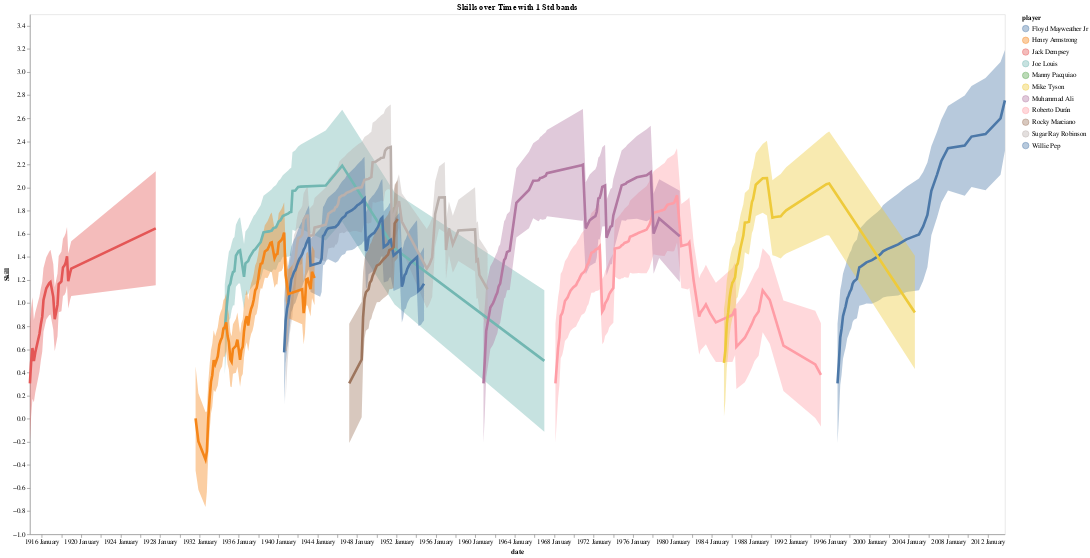

Notebook code for this chart:
### Code cell
self.plot_player_skills(players = top_boxers_online[:]+['Mike Tyson'], width=1500, burnin=0)

### Figure 1 — Vega-Lite specification as saved in the notebook (floating-point values rounded to 4 significant figures; data arrays with more than 128 entries replaced by an {"elided": "..."} marker saying what was removed)
{"config": {"view": {"continuousWidth": 300, "continuousHeight": 300}, "axis": {"grid": false}}, "layer": [{"mark": {"type": "area", "opacity": 0.4}, "encoding": {"color": {"field": "player", "type": "nominal"}, "x": {"field": "date", "type": "temporal"}, "y": {"field": "lower", "type": "quantitative"}, "y2": {"field": "upper"}}}, {"mark": {"type": "line", "strokeWidth": 4}, "encoding": {"color": {"field": "player", "sort": ["Muhammad Ali", "Joe Louis", "Sugar Ray Robinson", "Rocky Marciano", "Floyd Mayweather Jr", "Manny Pacquiao", "Jack Dempsey", "Roberto Durán", "Henry Armstrong", "Willie Pep", "Mike Tyson"], "type": "nominal"}, "x": {"axis": {"format": "%Y %B"}, "field": "date", "type": "temporal"}, "y": {"field": "mu", "scale": {"zero": false}, "title": "Skill", "type": "quantitative"}}}], "data": {"name": "data-a7ca7231f7a71ec76b8c37c6c3b031ee"}, "height": 800, "title": "Skills over Time with 1 Std bands", "width": 1500, "$schema": "https://vega.github.io/schema/vega-lite/v5.20.1.json", "datasets": {"data-a7ca7231f7a71ec76b8c37c6c3b031ee": {"elided": "513 records"}}}
